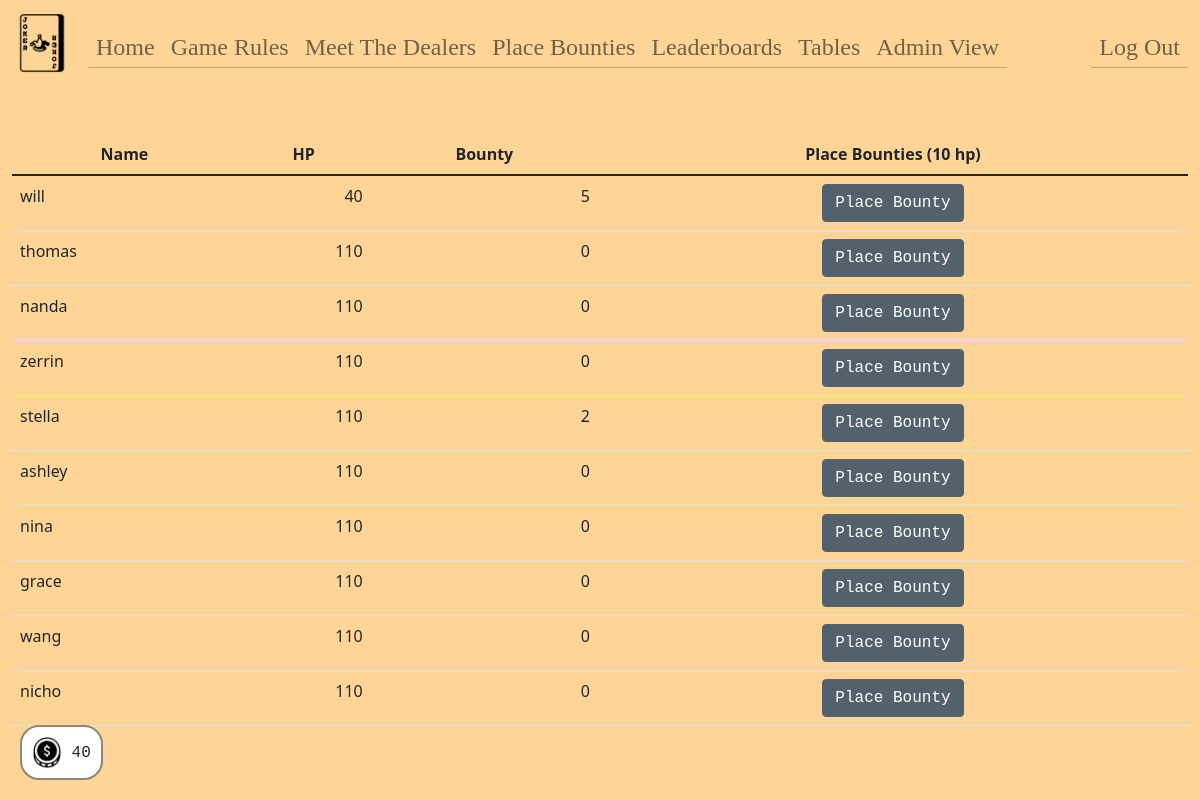
Before: /players (signed in) with the older database file.
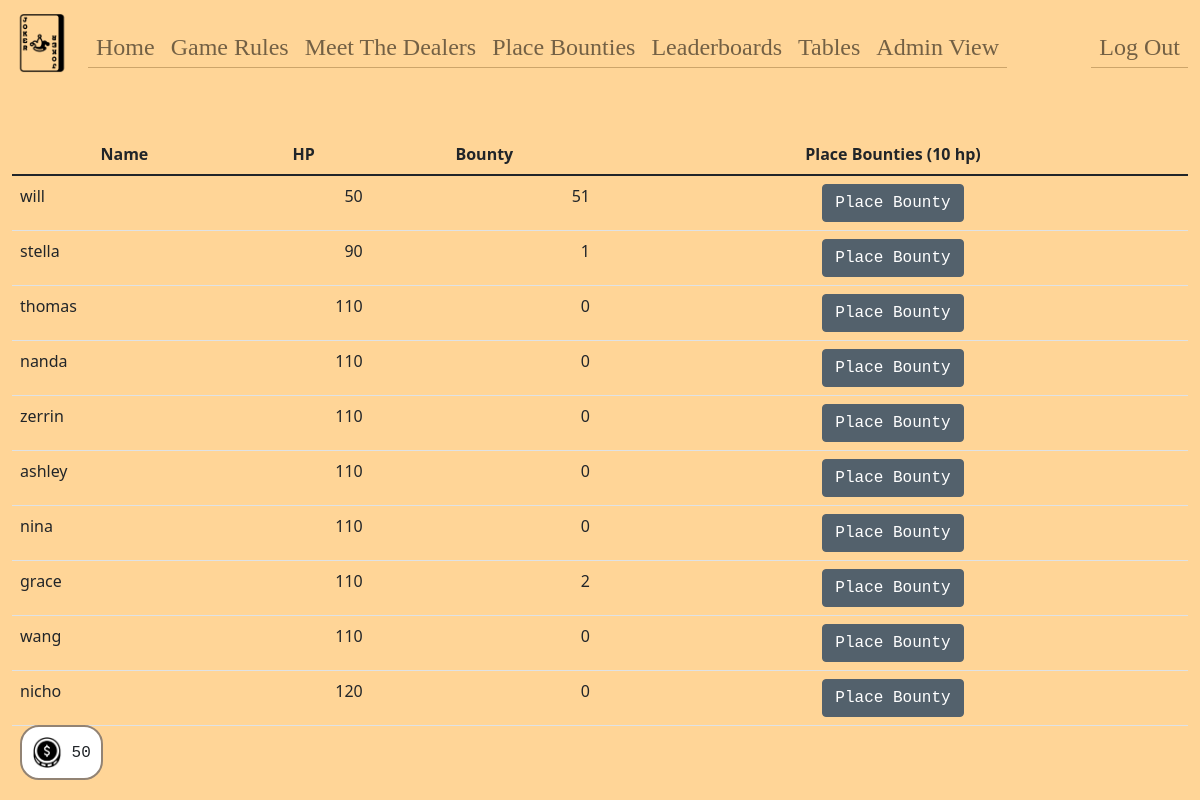
After: the same page with the newer database file.
### tables this page shows
CREATE TABLE users (
  id INTEGER PRIMARY KEY AUTOINCREMENT,
  name TEXT NOT NULL,
  hash TEXT NOT NULL,
  email TEXT,
  hp INTEGER DEFAULT 100 NOT NULL,
  bounty INTEGER DEFAULT 0 NOT NULL,
  lucky INTEGER DEFAULT 0 NOT NULL,
  playing INTEGER DEFAULT 0 NOT NULL,
  dealing INTEGER DEFAULT 0 NOT NULL,
  permission INTEGER DEFAULT 0 NOT NULL,
  poker INTEGER DEFAULT 0 NOT NULL,
  tableid INTEGER DEFAULT 0 NOT NULL
);

### app.py (the view)
@app.route("/players", methods=["GET", "POST"])
@login_required
def players():
    if request.method == "POST":
        id = int(request.form['user_id'])
        rows = db.execute("SELECT * FROM users WHERE id = ?", session["user_id"])
        if rows[0]["hp"] < 10:
            return jsonify({'success': False})
        db.execute("UPDATE users SET hp = hp - 10, lucky = lucky + 10 WHERE id = ?", session["user_id"])
        db.execute("UPDATE users SET bounty = bounty + 1 WHERE id = ?", id)
        rows = db.execute("SELECT * FROM users WHERE id = ?", session["user_id"])
        session["hp"] = rows[0]["hp"]
        hp = session["hp"]
        return jsonify({'success': True, 'hp': hp})
    else:
        players = db.execute("SELECT * FROM users ORDER BY hp")
        return render_template("players.html", players=players)

### app.py (called while the page is built)
@app.after_request
def after_request(response):
    response.headers["Cache-Control"] = "no-cache, no-store, must-revalidate"
    response.headers["Expires"] = 0
    response.headers["Pragma"] = "no-cache"
    return response

### helpers.py (called while the page is built)
def login_required(f):
    @wraps(f)
    def decorated_function(*args, **kwargs):
        if session.get("user_id") is None:
            return redirect("/login")
        return f(*args, **kwargs)
    return decorated_function

### templates/players.html (shortened to what this page needs)
{% extends "layout.html" %}
{% block main %}
    <div class="table-borderless table-responsive">
    <table class="table">
        <thead>
            <tr>
                <th>Name</th>
                <th>HP</th>
                <th>Bounty</th>
                <th>Place Bounties &#40;10 hp&#41;</th>
            </tr>
        </thead>
        <tbody>
    {% for player in players %}
        <tr class="">
            <td class="text-start">{{ player["name"] }}</td>
            <td class="text-end">{{ player["hp"] }}</td>
            <td class="text-end"> {{ player["bounty"] }} </td>
            <td><button class="btn btn-primary btn-updated" onClick="placeBounty({{ player["id"] }})">Place Bounty</button></td>
        </tr>
    {% endfor %}
    </tbody>
    </table>
</div>
{% endblock %}
{% block footer %}
    <div id="value-container"><img class="img-fluid money" src="/static/money.png"> {{ session["hp"] }} </div>
{% endblock %}

Changed rows visible on the page:
changed users "will": hp "40" → "50"; bounty "5" → "51"
changed users "stella": hp "110" → "90"; bounty "2" → "1"; moves up the list
changed users "grace": bounty "0" → "2"
changed users "nicho": hp "110" → "120"
Other visible differences:
{{ session["hp"] }}: "40" → "50"
